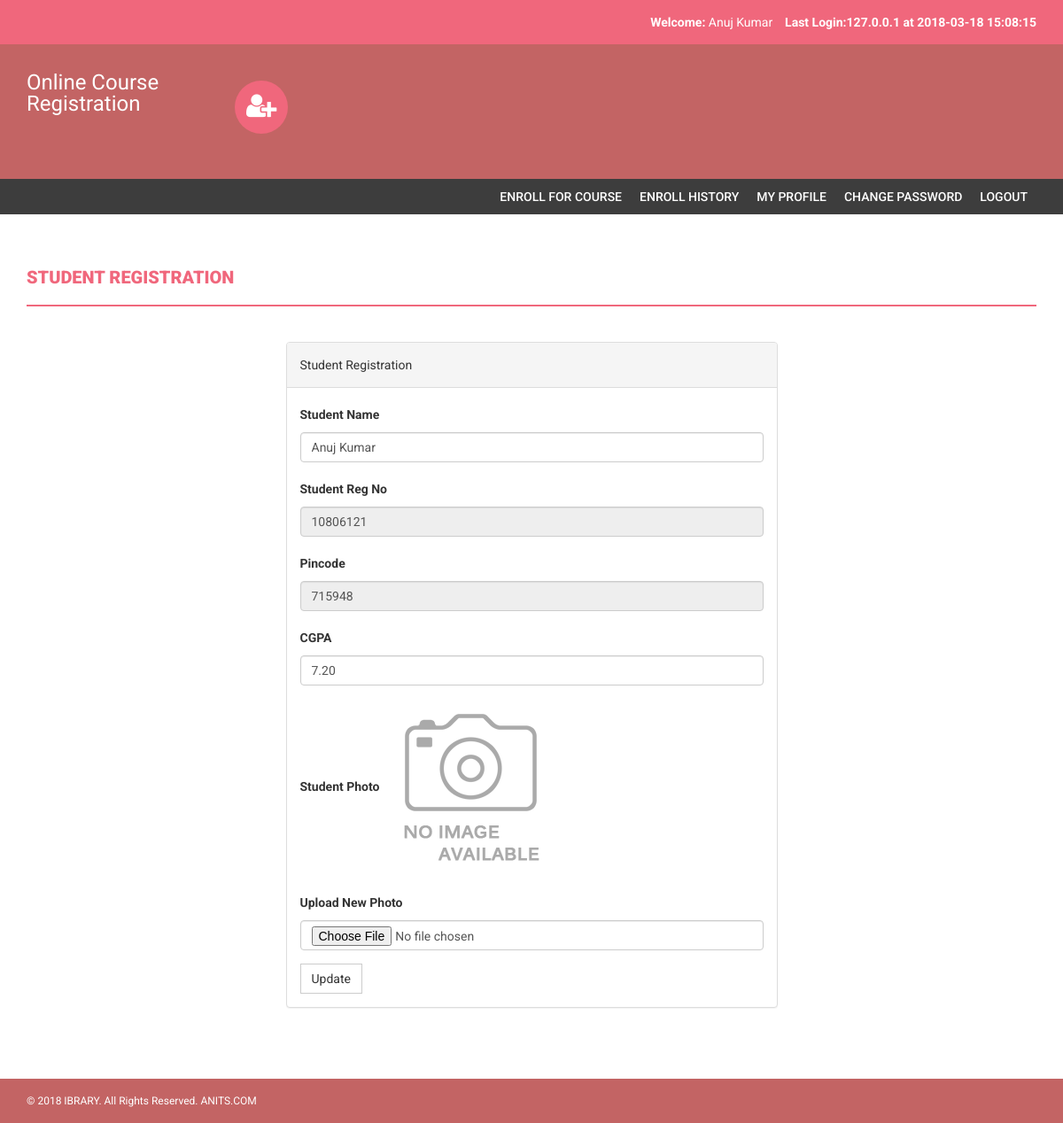
The app's page /onlinecourse/my-profile.php (signed in) with its own data.
### tables this page shows
CREATE TABLE `students` (
  `StudentRegno` varchar(255) NOT NULL,
  `studentPhoto` varchar(255) DEFAULT NULL,
  `password` varchar(255) NOT NULL,
  `studentName` varchar(255) NOT NULL,
  `pincode` varchar(255) NOT NULL,
  `session` varchar(255) NOT NULL,
  `department` varchar(255) NOT NULL,
  `semester` varchar(255) NOT NULL,
  `cgpa` decimal(10,2) NOT NULL,
  `creationdate` timestamp NOT NULL DEFAULT CURRENT_TIMESTAMP,
  `updationDate` varchar(255) NOT NULL
);

### onlinecourse/my-profile.php (the view, shortened to what this page needs)
<?php
if(strlen($_SESSION['login'])==0)
    {
header('location:index.php');
}
else{
?>
<!DOCTYPE html>
<html xmlns="http://www.w3.org/1999/xhtml">
<head>
    <link href="assets/css/bootstrap.css" rel="stylesheet" />
    <link href="assets/css/font-awesome.css" rel="stylesheet" />
    <link href="assets/css/style.css" rel="stylesheet" />
</head>
<body>
<?php include('includes/header.php');?>
<?php if($_SESSION['login']!="")
{
 include('includes/menubar.php');
}
 ?>
    <div class="content-wrapper">
        <div class="container">
              <div class="row">
                    <div class="col-md-12">
                        <h1 class="page-head-line">Student Registration  </h1>
                    </div>
                </div>
                <div class="row" >
                  <div class="col-md-3"></div>
                    <div class="col-md-6">
                        <div class="panel panel-default">
                        <div class="panel-heading">
                          Student Registration
                        </div>
<?php $sql=mysql_query("select * from students where StudentRegno='".$_SESSION['login']."'");
while($row=mysql_fetch_array($sql))
{ ?>
                        <div class="panel-body">
                       <form name="dept" method="post" enctype="multipart/form-data">
   <div class="form-group">
    <label for="studentname">Student Name  </label>
    <input type="text" class="form-control" id="studentname" name="studentname" value="<?php echo htmlentities($row['studentName']);?>"  />
  </div>
 <div class="form-group">
    <label for="studentregno">Student Reg No   </label>
    <input type="text" class="form-control" id="studentregno" name="studentregno" value="<?php echo htmlentities($row['StudentRegno']);?>"  placeholder="Student Reg no" readonly />
  </div>
<div class="form-group">
    <label for="Pincode">Pincode  </label>
    <input type="text" class="form-control" id="Pincode" name="Pincode" readonly value="<?php echo htmlentities($row['pincode']);?>" required />
  </div>
<div class="form-group">
    <label for="CGPA">CGPA  </label>
    <input type="text" class="form-control" id="cgpa" name="cgpa"  value="<?php echo htmlentities($row['cgpa']);?>" required />
  </div>
<div class="form-group">
    <label for="Pincode">Student Photo  </label>
   <?php if($row['studentPhoto']==""){ ?>
   <img src="studentphoto/noimage.png" width="200" height="200"><?php } else {?>
   <img src="studentphoto/<?php echo htmlentities($row['studentPhoto']);?>" width="200" height="200">
   <?php } ?>
  </div>
<div class="form-group">
    <label for="Pincode">Upload New Photo  </label>
    <input type="file" class="form-control" id="photo" name="photo"  value="<?php echo htmlentities($row['studentPhoto']);?>" />
  </div>
  <?php } ?>
 <button type="submit" name="submit" id="submit" class="btn btn-default">Update</button>
</form>
                            </div>
                            </div>
                    </div>
                </div>
            </div>
        </div>
  <?php include('includes/footer.php');?>
</body>
</html>
<?php } ?>

### onlinecourse/includes/header.php (shortened to what this page needs)
<?php if($_SESSION['login']!="")
{?>
<header>
        <div class="container">
            <div class="row">
                <div class="col-md-12">
                    <strong>Welcome: </strong><?php echo htmlentities($_SESSION['sname']);?>
                    <strong>Last Login:<?php
        $ret=mysql_query("SELECT  * from userlog where studentRegno='".$_SESSION['login']."' order by id desc limit 1,1");
                    $row=mysql_fetch_array($ret);
                    echo $row['userip']; ?> at <?php echo $row['loginTime'];?></strong>
                </div>
            </div>
        </div>
    </header>
    <?php } ?>
    <div class="navbar navbar-inverse set-radius-zero">
        <div class="container">
            <div class="navbar-header">
                <a class="navbar-brand" href="#" style="color:#fff; font-size:24px;4px; line-height:24px; ">
                   Online Course Registration
                </a>
            </div>
            <div class="left-div">
                <i class="fa fa-user-plus login-icon" ></i>
        </div>
            </div>
        </div>

### onlinecourse/assets/css/style.css (style rules this page uses)
body { font-family: 'Roboto', sans-serif; line-height: 30px; }
.set-radius-zero { border-radius: 0px; -moz-border-radius: 0px; -webkit-border-radius: 0px; }
.content-wrapper { margin-top: 40px; min-height: 600px; padding-bottom: 60px; }
.page-head-line { font-weight: 900; padding-bottom: 20px; border-bottom: 2px solid #F0677C; text-transform: uppercase; color: #F0677C; font-size: 20px; margin-bottom: 40px; }
.btn { border-radius: 0px; -webkit-border-radius: 0px; -moz-border-radius: 0px; }
.login-icon { height: 60px; width: 60px; padding: 13px; border-radius: 50%; font-size: 30px; margin-bottom: 20px; color: #fff; text-align: center; cursor:pointer; background-color:#F0677C; -webkit-border-radius:50%; -moz-border-radius:50%; }
header { background-color: #F0677C; color: #fff; padding: 10px; text-align: right; }
.left-div { padding-left: 30px; margin-top: 40px; margin-bottom: 30px; }
.navbar-brand { width: 250px; padding-top: 30px; }
.navbar-inverse { background-color: #C36464; border-color: transparent; }
.navbar { margin-bottom: 0px; }

### records on screen
students: studentname "Anuj Kumar", studentregno "10806121", Pincode "715948", cgpa "7.20"

### other values on screen
$_SESSION['sname'] "Anuj Kumar"
$row['userip'] "127.0.0.1"
$row['loginTime'] "2018-03-18 15:08:15"
